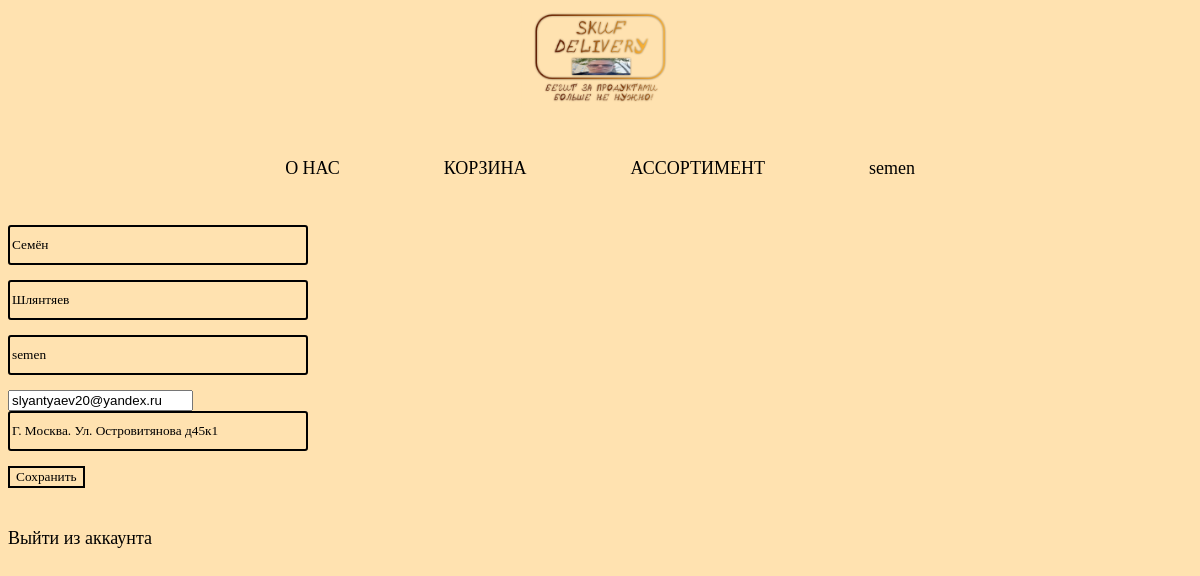
The app's page /users/profile/2/, older data.
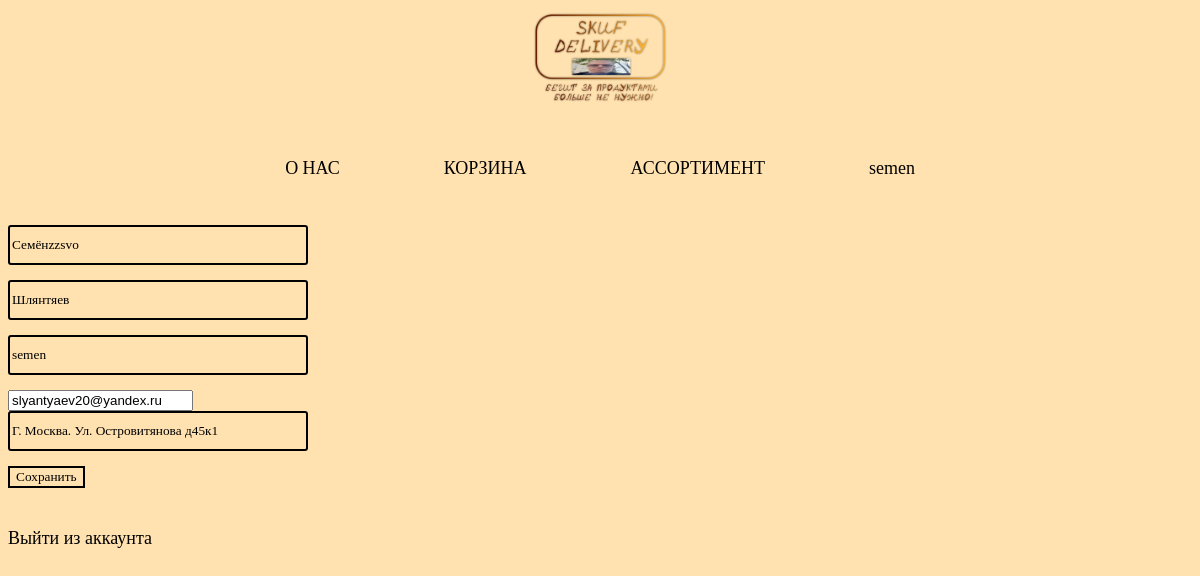
The same page, newer data.
### users/models.py (models this page shows)
class User(AbstractUser):
    user_address = models.CharField(max_length=128, null=True, blank=True)
    email = models.EmailField(unique=True)

### users/views.py (the view, shortened to what this page needs)
# urls.py: path('profile/<int:pk>/', UserProfileView.as_view(), name='profile'),
class UserProfileView(UpdateView):
    model = User
    form_class = UserProfileForm
    template_name = 'users/profile.html'
    def get_context_data(self, **kwargs):
        context = super(UserProfileView, self).get_context_data(**kwargs)
        context['title'] = 'Личный кабинет'
        return context

### users/forms.py
class UserProfileForm(UserChangeForm):
    first_name = forms.CharField(widget=forms.TextInput(attrs={
        'class': 'form-control py-4', 'placeholder': 'Введите имя'}))
    last_name = forms.CharField(widget=forms.TextInput(attrs={
        'class': 'form-control py-4', 'placeholder': 'Введите фамилию'}))
    username = forms.CharField(widget=forms.TextInput(attrs={
        'class': 'form-control py-4', 'placeholder': 'Введите имя пользователя'}))
    email = forms.EmailField(widget=forms.EmailInput(attrs={
        'class': 'form-control py-4', 'placeholder': 'Введите почту'}))
    user_address = forms.CharField(widget=forms.TextInput(attrs={
        'class': 'form-control py-4', 'placeholder': 'Введите адрес'}))
    class Meta:
        model = User
        fields = ('first_name', 'last_name', 'username', 'email', 'user_address')

### users/templates/users/profile.html (shortened to what this page needs)
{% extends 'users/base.html' %}
{% block content %}
	<section class="section-login">
            <form action="{% url 'users:profile' user.id %}" method="POST">
                {{ form.first_name }}<br>
                {{ form.last_name }}<br>
                {{ form.username }}<br>
                {{ form.email }}<br>
                {{ form.user_address }}<br>
                <div>
                    <input type="submit" value="Сохранить">
                </div>
                <div>
                    <div class="small"><a id="normal" href="{%  url 'users:logout' %}">Выйти из аккаунта</a></div>
                </div>
            </form>
    </section>
{% endblock %}

### users/templates/users/base.html (shortened to what this page needs)
<!DOCTYPE html>
<html lang="en">
<head>
    <link rel="stylesheet" href="../../../static/css/style-login.css">
</head>
<body>
    <header>
        <img class="logo" src="../../../static/img/icon.svg" alt="Изображение логотипа">
    </header>
    <nav class="sticky-nav">
    <ul>
        <li> <a href="{% url 'products:index' %}">О НАС</a> </li>
        <li> <a href="{% url 'products:index' %}">КОРЗИНА</a> </li>
        <li> <a href="{% url 'products:index' %}">АССОРТИМЕНТ</a> </li>
        {% if user.is_authenticated %}
            <li> <a href='{% url 'users:profile' user.id %}'>{{ user.username }}</a></li>
        {% else %}
            <li> <a href="{% url 'users:login' %}"> ВОЙТИ </a> </li>
        {% endif %}
    </ul>
    </nav>
    <main>
        {% block content %} {% endblock %}
    </main>
</body>
</html>

Row changes from the older to the newer data that the page shows:
changed User "semen": first_name "Семён" → "Семёнzzsvo"
